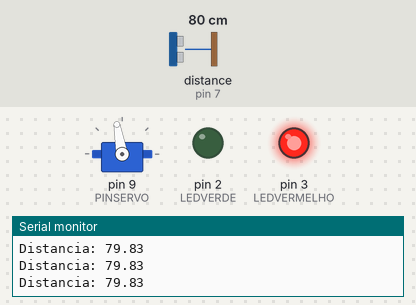
Recording of a sketch running on a simulated Arduino Uno, built with avr-gcc and run on an emulated ATmega328P. Parts: servo, output pins drawn as LEDs (lit = HIGH), the last lines printed to the serial monitor. Wiring (inferred from the names in the program): ultrasonic range finder: trigger pin 10; echo pin 7. The test bench sets the inputs (shaded band); at power-on: distance to the obstacle (sensor on pin 7) 80 cm. The echo pulse lasts 58.3 µs per cm; pins used as bus, display or sensor lines are not drawn.

Above: at 1.2 s.
1.3 s: distance to the obstacle (sensor on pin 7) set to 12 cm
2.8 s: distance to the obstacle (sensor on pin 7) set to 9 cm
At 3.9 s:
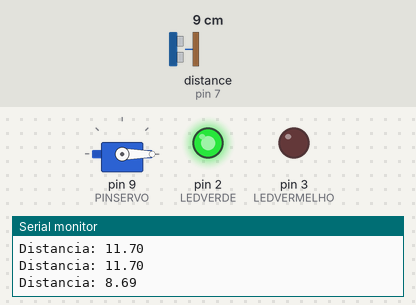
4.3 s: distance to the obstacle (sensor on pin 7) set to 18 cm
At 6.2 s:
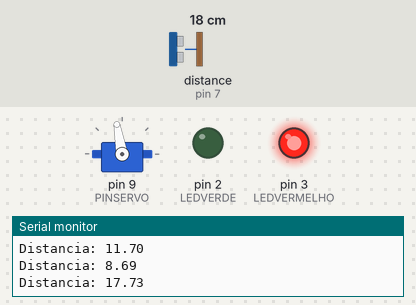
7.3 s: distance to the obstacle (sensor on pin 7) set to 2 cm
At 8.0 s:
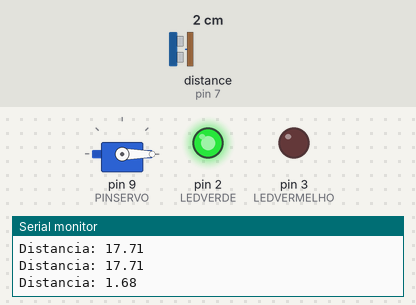
Timing chart, 0 to 9.9 s (numbered marks = the images above; inputs shaded):
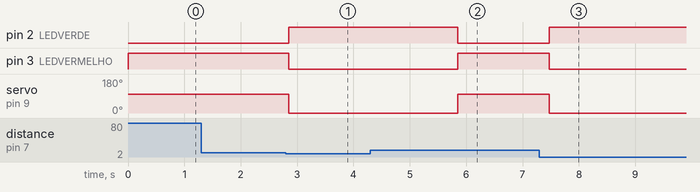

The sketch:

cancela_automatica.ino
```cpp
#include <Servo.h>

#define LEDVERMELHO 3
#define LEDVERDE 2
#define TRIG 10
#define ECHO 7
#define PINSERVO 9

Servo motor;

void setup() {
  pinMode(LEDVERMELHO, OUTPUT);
  pinMode(LEDVERDE, OUTPUT);
  pinMode(TRIG, OUTPUT);
  pinMode(ECHO, INPUT);
  motor.attach(PINSERVO);
  Serial.begin(9600);
  motor.write(100);
  digitalWrite(LEDVERMELHO,HIGH);
}

void loop() {
  float resultado = detectaObjeto(TRIG, ECHO);
  Serial.print("Distancia: ");
  Serial.println(resultado);

  if(resultado < 10.0 && resultado > 0){
    abreCancela();
  }

  delay(200);
}

float detectaObjeto(int trigPin, int echoPin){
  digitalWrite(trigPin, LOW);
  delayMicroseconds(2);
  digitalWrite(trigPin, HIGH);
  delayMicroseconds(10);
  digitalWrite(trigPin, LOW);

  long duracao = pulseIn(ECHO, HIGH, 30000);
  if(duracao == 0) return -1;
  float distancia = (duracao / 2.0) / 29.1;
  return distancia;
}

void abreCancela(){
  motor.write(0);
  digitalWrite(LEDVERMELHO, LOW);
  digitalWrite(LEDVERDE,HIGH);
  delay(3000);
  motor.write(100);
  digitalWrite(LEDVERDE,LOW);
  digitalWrite(LEDVERMELHO,HIGH);
}
```

Measured:
- the behaviour switches between 11 and 10 cm on distance to the obstacle (sensor on pin 7) (found by bisection; images 0 and 1)
- after the input at 2.8 s, pin 2 (LEDVERDE): LOW → HIGH after 0.05 s; pin 3 (LEDVERMELHO): HIGH → LOW after 0.05 s; servo on pin 9 (PINSERVO): 100° → 0° after 0.05 s
- after the input at 4.3 s, pin 2 (LEDVERDE): goes on until 5.9 s, then stays LOW; pin 3 (LEDVERMELHO): goes on until 5.9 s, then stays HIGH; servo on pin 9 (PINSERVO): goes on until 5.9 s, then stays 100°
- after the input at 7.3 s, pin 2 (LEDVERDE): LOW → HIGH after 0.17 s; pin 3 (LEDVERMELHO): HIGH → LOW after 0.17 s; servo on pin 9 (PINSERVO): 100° → 0° after 0.17 s
